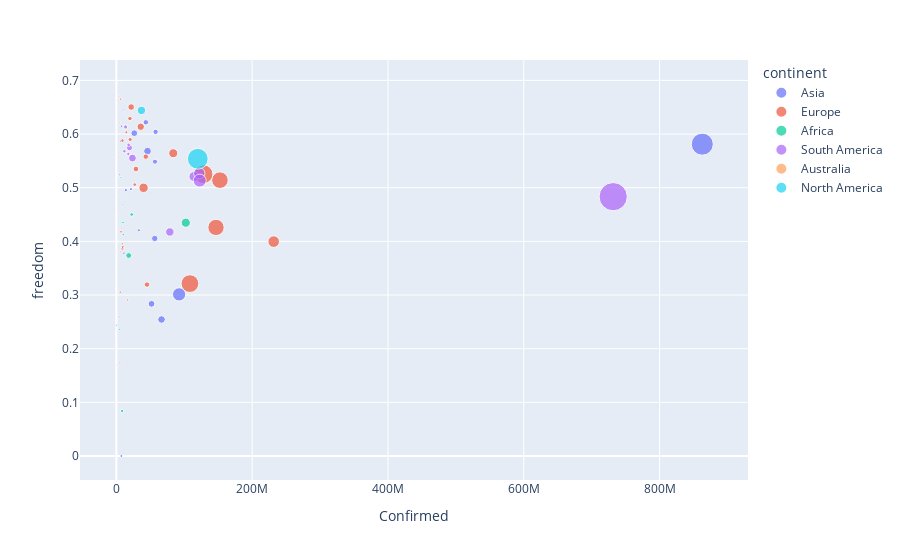

Write notebook code for a chart like this one.
### Code cell
fig = px.scatter(joined_df, x='Confirmed', y='freedom', color="continent",size='Deaths',
                 hover_data=['country'])
fig.show()

### Figure 1 — Plotly figure (JSON) as saved in the notebook; plotly's stock layout.template omitted (floating-point values rounded to 4 significant figures)
{"data": [{"customdata": [["Afghanistan"], ["Armenia"], ["Azerbaijan"], ["Bahrain"], ["Bangladesh"], ["Cambodia"], ["China"], ["Cyprus"], ["Georgia"], ["India"], ["Indonesia"], ["Iran"], ["Iraq"], ["Israel"], ["Japan"], ["Jordan"], ["Kazakhstan"], ["Kuwait"], ["Kyrgyzstan"], ["Lebanon"], ["Malaysia"], ["Mongolia"], ["Nepal"], ["Pakistan"], ["Philippines"], ["Saudi Arabia"], ["Singapore"], ["South Korea"], ["Sri Lanka"], ["Tajikistan"], ["Thailand"], ["Turkey"], ["United Arab Emirates"], ["Uzbekistan"], ["Vietnam"], ["Yemen"]], "hovertemplate": "continent=Asia<br>Confirmed=%{x}<br>freedom=%{y}<br>Deaths=%{marker.size}<br>country=%{customdata[0]}<extra></extra>", "legendgroup": "Asia", "marker": {"color": "#636efa", "size": [251784, 190542, 112852, 39579, 808675, 0, 1310533, 5722, 42411, 13959980, 1706952, 5043348, 1343829, 270437, 294830, 94163, 280957, 111966, 175255, 65017, 39682, 0, 89914, 1170598, 851312, 734941, 6157, 88841, 5425, 14109, 14236, 1661771, 85594, 62144, 4138, 95897], "sizemode": "area", "sizeref": 57390.0, "symbol": "circle"}, "mode": "markers", "name": "Asia", "orientation": "v", "showlegend": true, "type": "scatter", "x": [7387702, 11180494, 8598304, 10939128, 57789517, 55412, 26366342, 615530, 4714418, 862831808, 45861281, 92413492, 51768448, 33146037, 14024571, 8029976, 21476943, 17582073, 7639965, 7546084, 4215882, 69903, 15657466, 56531483, 43407809, 56887173, 11213139, 4890411, 1315030, 1720123, 856215, 66511986, 17982336, 8013170, 188083, 338531], "xaxis": "x", "y": [0, 0.3781, 0.4677, 0.6104, 0.6041, 0.6749, 0.6016, 0.4594, 0.4855, 0.5811, 0.5682, 0.3012, 0.2836, 0.4207, 0.4955, 0.4249, 0.4974, 0.5703, 0.6146, 0.1855, 0.5969, 0.3557, 0.4806, 0.4054, 0.6219, 0.5485, 0.6353, 0.2594, 0.5286, 0.5211, 0.6094, 0.2544, 0.6529, 0.6933, 0.6508, 0.2437], "yaxis": "y"}, {"customdata": [["Albania"], ["Austria"], ["Belarus"], ["Belgium"], ["Bosnia and Herzegovina"], ["Bulgaria"], ["Croatia"], ["Czech Republic"], ["Denmark"], ["Estonia"], ["Finland"], ["France"], ["Germany"], ["Greece"], ["Hungary"], ["Iceland"], ["Ireland"], ["Italy"], ["Kosovo"], ["Latvia"], ["Lithuania"], ["Luxembourg"], ["Malta"], ["Moldova"], ["Montenegro"], ["Netherlands"], ["Norway"], ["Poland"], ["Portugal"], ["Romania"], ["Russia"], ["Serbia"], ["Slovakia"], ["Slovenia"], ["Spain"], ["Sweden"], ["Switzerland"], ["Ukraine"], ["United Kingdom"]], "hovertemplate": "continent=Europe<br>Confirmed=%{x}<br>freedom=%{y}<br>Deaths=%{marker.size}<br>country=%{customdata[0]}<extra></extra>", "legendgroup": "Europe", "marker": {"color": "#EF553B", "size": [64504, 240252, 143369, 2521062, 169954, 202722, 86581, 372583, 153441, 16852, 77919, 7940612, 2342772, 116747, 274288, 3055, 413314, 9069691, 90975, 12347, 30745, 33841, 7381, 234632, 31496, 1585015, 63513, 866431, 480394, 931388, 3841745, 147133, 32514, 66716, 7639465, 1261286, 557975, 861189, 10217281], "sizemode": "area", "sizeref": 57390.0, "symbol": "circle"}, "mode": "markers", "name": "Europe", "orientation": "v", "showlegend": true, "type": "scatter", "x": [2566014, 14695837, 16592136, 40086038, 5723703, 6900275, 5696132, 27090658, 6351580, 874154, 2493228, 152535218, 83765613, 5099506, 8966333, 685058, 8677872, 108332925, 2819465, 826756, 2359189, 2464893, 660740, 9317219, 2058047, 35890966, 3452941, 43347982, 20301518, 28847354, 231695545, 9310768, 4955880, 3273963, 146736851, 21823106, 19973367, 45100462, 128321450], "xaxis": "x", "y": [0.4619, 0.6034, 0.2908, 0.4998, 0.3054, 0.4178, 0.3815, 0.5057, 0.665, 0.5767, 0.6623, 0.5141, 0.5643, 0.1735, 0.3864, 0.662, 0.5878, 0.3213, 0.5573, 0.3292, 0.4205, 0.6101, 0.6332, 0.3896, 0.3032, 0.6136, 0.6702, 0.5579, 0.5899, 0.5349, 0.3995, 0.3954, 0.4235, 0.6467, 0.426, 0.6503, 0.629, 0.3194, 0.5252], "yaxis": "y"}, {"customdata": [["Algeria"], ["Benin"], ["Botswana"], ["Burkina Faso"], ["Burundi"], ["Cameroon"], ["Chad"], ["Congo (Brazzaville)"], ["Congo (Kinshasa)"], ["Egypt"], ["Ethiopia"], ["Gabon"], ["Ghana"], ["Ivory Coast"], ["Kenya"], ["Liberia"], ["Libya"], ["Madagascar"], ["Malawi"], ["Mali"], ["Mauritania"], ["Mauritius"], ["Morocco"], ["Nigeria"], ["Rwanda"], ["Senegal"], ["Sierra Leone"], ["South Africa"], ["Tanzania"], ["Togo"], ["Tunisia"], ["Uganda"], ["Zambia"], ["Zimbabwe"]], "hovertemplate": "continent=Africa<br>Confirmed=%{x}<br>freedom=%{y}<br>Deaths=%{marker.size}<br>country=%{customdata[0]}<extra></extra>", "legendgroup": "Africa", "marker": {"color": "#00cc96", "size": [319094, 6584, 2340, 13763, 241, 78950, 17380, 14240, 48771, 979825, 159466, 9847, 45794, 20867, 122621, 14348, 81838, 30637, 25031, 26313, 28794, 2511, 386139, 201034, 3922, 47376, 13880, 2415139, 4820, 7294, 133052, 11574, 44784, 29474], "sizemode": "area", "sizeref": 57390.0, "symbol": "circle"}, "mode": "markers", "name": "Africa", "orientation": "v", "showlegend": true, "type": "scatter", "x": [8485107, 392550, 638752, 371356, 81998, 3665280, 236200, 754972, 1892449, 18211662, 10193550, 1503342, 7486983, 3224917, 6815284, 238247, 5520478, 2338432, 845660, 602456, 1232073, 94157, 22556953, 9765598, 674113, 2410519, 392453, 102242056, 118042, 306508, 4966821, 1290281, 2015131, 1065264], "xaxis": "x", "y": [0.08394, 0.4058, 0.5091, 0.3224, 0.2754, 0.4392, 0.2286, 0.3865, 0.3646, 0.3737, 0.4126, 0.3695, 0.4773, 0.3971, 0.5192, 0.4059, 0.4514, 0.193, 0.4874, 0.3775, 0.1857, 0.5908, 0.4501, 0.4351, 0.6041, 0.3524, 0.382, 0.4348, 0.5093, 0.3035, 0.2359, 0.4017, 0.4913, 0.3774], "yaxis": "y"}, {"customdata": [["Argentina"], ["Bolivia"], ["Brazil"], ["Chile"], ["Colombia"], ["Costa Rica"], ["Dominican Republic"], ["Ecuador"], ["El Salvador"], ["Guatemala"], ["Guinea"], ["Haiti"], ["Honduras"], ["Jamaica"], ["Nicaragua"], ["Panama"], ["Paraguay"], ["Peru"], ["Uruguay"], ["Venezuela"]], "hovertemplate": "continent=South America<br>Confirmed=%{x}<br>freedom=%{y}<br>Deaths=%{marker.size}<br>country=%{customdata[0]}<extra></extra>", "legendgroup": "South America", "marker": {"color": "#ab63fa", "size": [2881217, 1035831, 22956942, 2049115, 3691720, 130014, 327631, 1756761, 125514, 485529, 11135, 35921, 345846, 17398, 24661, 371647, 123951, 4830920, 9523, 84762], "sizemode": "area", "sizeref": 57390.0, "symbol": "circle"}, "mode": "markers", "name": "South America", "orientation": "v", "showlegend": true, "type": "scatter", "x": [114309026, 19299627, 731645427, 78759484, 122115327, 11010773, 17636404, 23712034, 4444469, 13587118, 1846305, 1498354, 11835875, 881158, 816601, 18067924, 5993787, 122730322, 465680, 9876958], "xaxis": "x", "y": [0.5208, 0.5745, 0.4833, 0.4175, 0.5269, 0.645, 0.5629, 0.5552, 0.524, 0.6131, 0.3719, 0.1693, 0.5681, 0.5531, 0.5601, 0.5798, 0.5865, 0.5132, 0.5943, 0.2717], "yaxis": "y"}, {"customdata": [["Australia"], ["New Zealand"]], "hovertemplate": "continent=Australia<br>Confirmed=%{x}<br>freedom=%{y}<br>Deaths=%{marker.size}<br>country=%{customdata[0]}<extra></extra>", "legendgroup": "Australia", "marker": {"color": "#FFA15A", "size": [112965, 5431], "sizemode": "area", "sizeref": 57390.0, "symbol": "circle"}, "mode": "markers", "name": "Australia", "orientation": "v", "showlegend": true, "type": "scatter", "x": [4470500, 424726], "xaxis": "x", "y": [0.6219, 0.6468], "yaxis": "y"}, {"customdata": [["Canada"], ["Mexico"]], "hovertemplate": "continent=North America<br>Confirmed=%{x}<br>freedom=%{y}<br>Deaths=%{marker.size}<br>country=%{customdata[0]}<extra></extra>", "legendgroup": "North America", "marker": {"color": "#19d3f3", "size": [2044233, 12404856], "sizemode": "area", "sizeref": 57390.0, "symbol": "circle"}, "mode": "markers", "name": "North America", "orientation": "v", "showlegend": true, "type": "scatter", "x": [36954682, 119895010], "xaxis": "x", "y": [0.644, 0.5539], "yaxis": "y"}], "layout": {"legend": {"itemsizing": "constant", "title": {"text": "continent"}, "tracegroupgap": 0}, "margin": {"t": 60}, "xaxis": {"anchor": "y", "domain": [0, 1], "title": {"text": "Confirmed"}}, "yaxis": {"anchor": "x", "domain": [0, 1], "title": {"text": "freedom"}}}}
